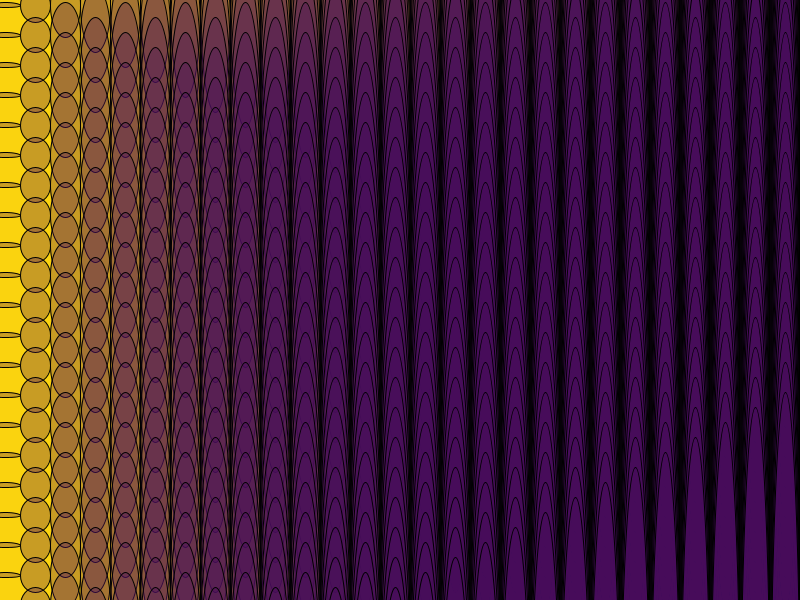
Frame 1 (no input)
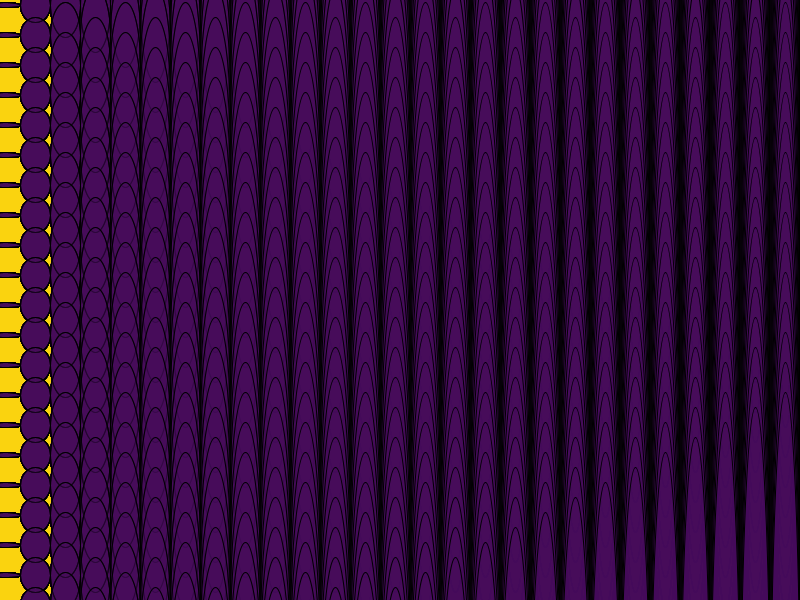
Frame 60 (the mouse pressed at the canvas centre just before this capture)
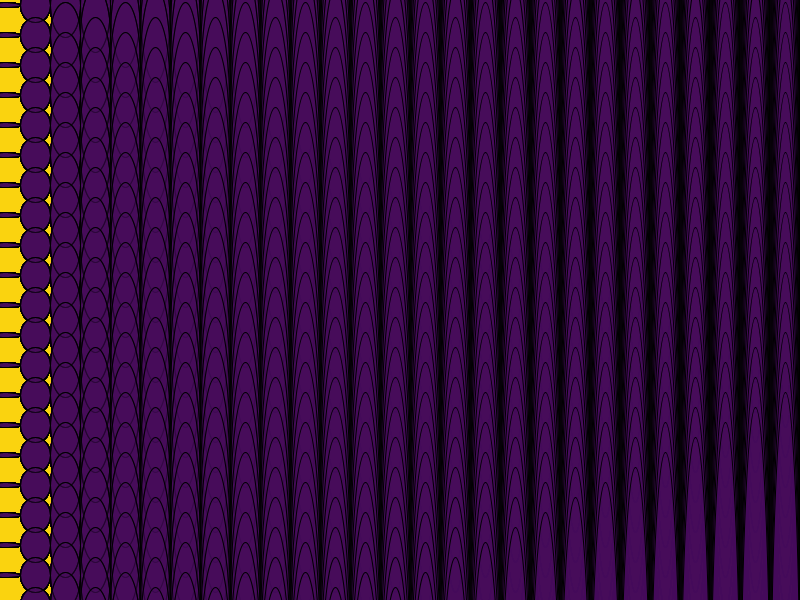
Frame 120 (the mouse held since frame 60 and released just before this capture)

The Processing sketch that drew these frames (run headless with seeded random() and noise(); from frame 60 on, the mouse is pressed at the canvas centre):

// Processing sketch: processing_16054
// ── processing_16054.pde

void setup (){
size (800, 600);
background (250, 211, 15);
}

void draw (){
  smooth ();
 fill(71,10,90,70);
for (int y = 5; y <= 800; y += 30) {
for (int x = 5; x <= 800; x += 30) 
ellipse (x, y, 30, x);


}

}
